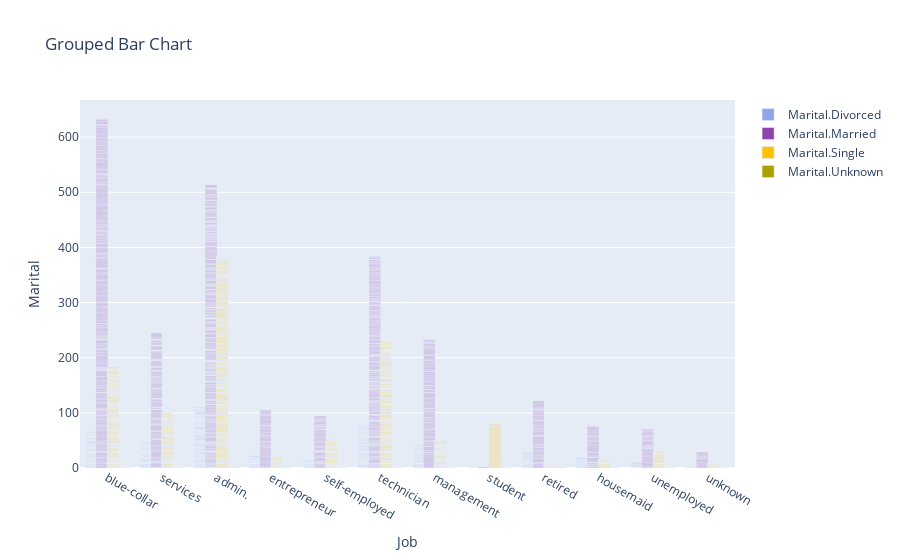

The notebook cell this image was saved under:
### Code cell
choice_made = 'Marital'
x_col = 'job'

drawfig(dfx, choice_made, x_col).show()

### Figure 1 — Plotly figure (JSON) as saved in the notebook; plotly's stock layout.template omitted (floating-point values rounded to 4 significant figures; data arrays with more than 128 entries replaced by an {"elided": "..."} marker saying what was removed)
{"data": [{"marker": {"color": "#92A5E8"}, "name": "Marital.Divorced", "type": "bar", "x": {"elided": "4119 str values"}, "y": {"elided": "4119 int values"}}, {"marker": {"color": "#8E44AD"}, "name": "Marital.Married", "type": "bar", "x": {"elided": "4119 str values"}, "y": {"elided": "4119 int values"}}, {"marker": {"color": "#FFC300"}, "name": "Marital.Single", "type": "bar", "x": {"elided": "4119 str values"}, "y": {"elided": "4119 int values"}}, {"marker": {"color": "#AAA100"}, "name": "Marital.Unknown", "type": "bar", "x": {"elided": "4119 str values"}, "y": {"elided": "4119 int values"}}], "layout": {"autosize": true, "title": {"text": "Grouped Bar Chart"}, "xaxis": {"autorange": true, "range": [-0.5, 11.5], "title": {"text": "Job"}, "type": "category"}, "yaxis": {"autorange": true, "range": [0, 667.4], "title": {"text": "Marital"}, "type": "linear"}}}
